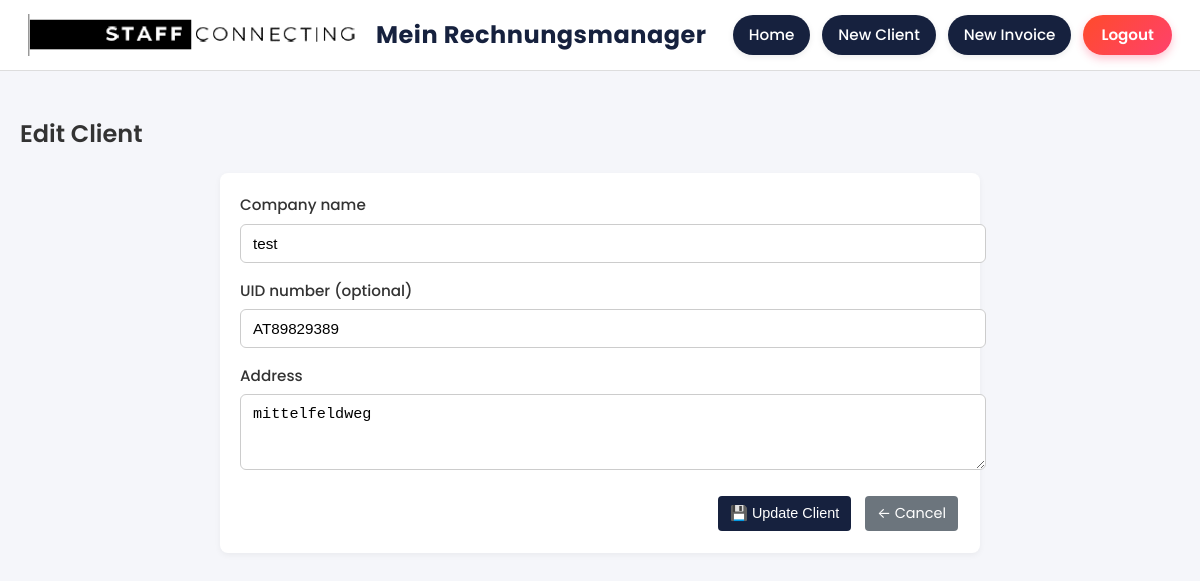
The page /clients/1/edit on the database as committed earlier.
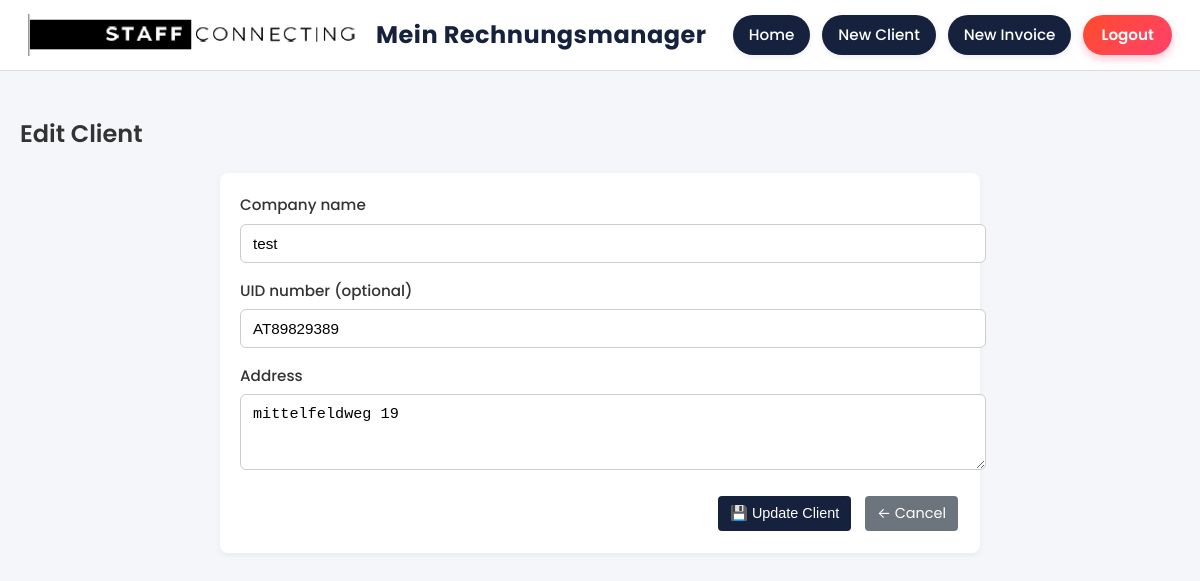
The same page on the database as committed later.
### models.py (models this page shows)
class Client(Base):
    __tablename__ = "clients"
    id: Mapped[int] = mapped_column(primary_key=True)
    company_name: Mapped[str]
    address: Mapped[str]
    uid: Mapped[str | None]
    invoices = relationship("Invoice", back_populates="client")

### app.py (the view)
@app.get("/clients/{client_id}/edit", response_class=HTMLResponse)
def edit_client(client_id: int, request: Request, db: Session = Depends(get_db)):
    client = get_client(db, client_id)
    if not client:
        raise HTTPException(404, "Client not found")
    return render("edit_client.html", request=request, client=client)

### templates/edit_client.html (shortened to what this page needs)
{% extends "base.html" %}
{% block content %}
<h2 class="page-title">Edit Client</h2>
<form action="/clients/{{ client.id }}/update" method="post" class="client-form">
  <div class="form-section">
    <div class="form-row">
      <label class="form-label full-width">
        <span>Company name</span>
        <input type="text" name="company_name" value="{{ client.company_name }}" required>
      </label>
    </div>
    <div class="form-row">
      <label class="form-label full-width">
        <span>UID number (optional)</span>
        <input type="text" name="uid" value="{{ client.uid or '' }}" placeholder="ATU12345678">
      </label>
    </div>
    <div class="form-row">
      <label class="form-label full-width">
        <span>Address</span>
        <textarea name="address" rows="3" required>{{ client.address }}</textarea>
      </label>
    </div>
  </div>
  <div class="actions">
    <button class="btn btn-primary" type="submit">💾 Update Client</button>
    <a href="/" class="btn btn-secondary">← Cancel</a>
  </div>
</form>
{% endblock %}

### templates/base.html (shortened to what this page needs)
<!doctype html>
<html lang="en">
<head>
  <link rel="stylesheet" href="/static/css/site.css">
</head>
<body>
  <header>
    <div class="brand">
      <img src="/static/img/logo.png" alt="Logo">
      <h1>Mein Rechnungsmanager</h1>
    </div>
    <nav>
      <a href="/">Home</a>
      <a href="/clients/new">New Client</a>
      <a href="/invoices/new">New Invoice</a><a href="/logout" class="btn-logout">Logout</a>
    </nav>
  </header>
  <main>
    {% block content %}{% endblock %}
  </main>
</body>
</html>

### templates/base.html (style rules this page uses)
body { font-family: 'Poppins', -apple-system, BlinkMacSystemFont, "Segoe UI", Roboto, Helvetica, Arial, sans-serif; margin: 0; background: #f5f6fa; color: #333; font-size: 16px; line-height: 1.6; }
header { background: #fff; padding: 14px 28px; display: flex; justify-content: space-between; align-items: center; border-bottom: 1px solid #ddd; flex-wrap: wrap; }
.brand { display: flex; align-items: center; gap: 12px; }
header img { height: 42px; }
header h1 { font-size: 1.5rem; margin: 0; font-weight: 700; color: #16213E; letter-spacing: 0.5px; }
nav { display: flex; gap: 12px; }
nav a { text-decoration: none; padding: 8px 16px; border-radius: 25px; background: #16213E; color: #fff; font-size: 0.95rem; font-weight: 500; transition: all 0.3s ease; box-shadow: 0 2px 6px rgba(0, 0, 0, 0.08); }
main { padding: 20px; }
h1, h2, h3 { font-weight: 600; margin-top: 1em; margin-bottom: 0.5em; }
h1 { font-size: 1.6rem; }
h2 { font-size: 1.3rem; }
.actions { white-space: nowrap; text-align: right; }
.btn { display: inline-block; padding: 6px 12px; border-radius: 4px; border: none; text-decoration: none; cursor: pointer; font-size: 0.9rem; margin: 2px; }
.btn-primary { background: #16213E; color: white; }
.btn-logout { background: linear-gradient(135deg, #ff4b2b, #ff416c); color: #fff !important; font-weight: 600; border-radius: 25px; padding: 8px 18px; transition: all 0.3s ease; box-shadow: 0 4px 8px rgba(255, 65, 108, 0.3); }

### templates/edit_client.html (style rules this page uses)
.page-title { margin-bottom: 20px; font-size: 1.5rem; font-weight: 600; }
.client-form { background: #fff; padding: 20px; border-radius: 8px; box-shadow: 0 2px 6px rgba(0,0,0,0.05); max-width: 720px; margin: 0 auto; }
.form-section { margin-bottom: 24px; }
.form-row { margin-bottom: 16px; display: flex; flex-wrap: wrap; }
.form-label { flex: 1; display: flex; flex-direction: column; font-size: 0.95rem; }
.form-label span { margin-bottom: 6px; font-weight: 500; color: #333; }
input, textarea { padding: 10px 12px; border: 1px solid #ccc; border-radius: 6px; font-size: 0.95rem; width: 100%; }
textarea { resize: vertical; }
.actions { display: flex; justify-content: flex-end; gap: 10px; }
.btn-secondary { background: #6c757d; color: #fff; }

Rows that differ between the two databases and show on the page:
changed Client "test": address "mittelfeldweg" → "mittelfeldweg 19"
